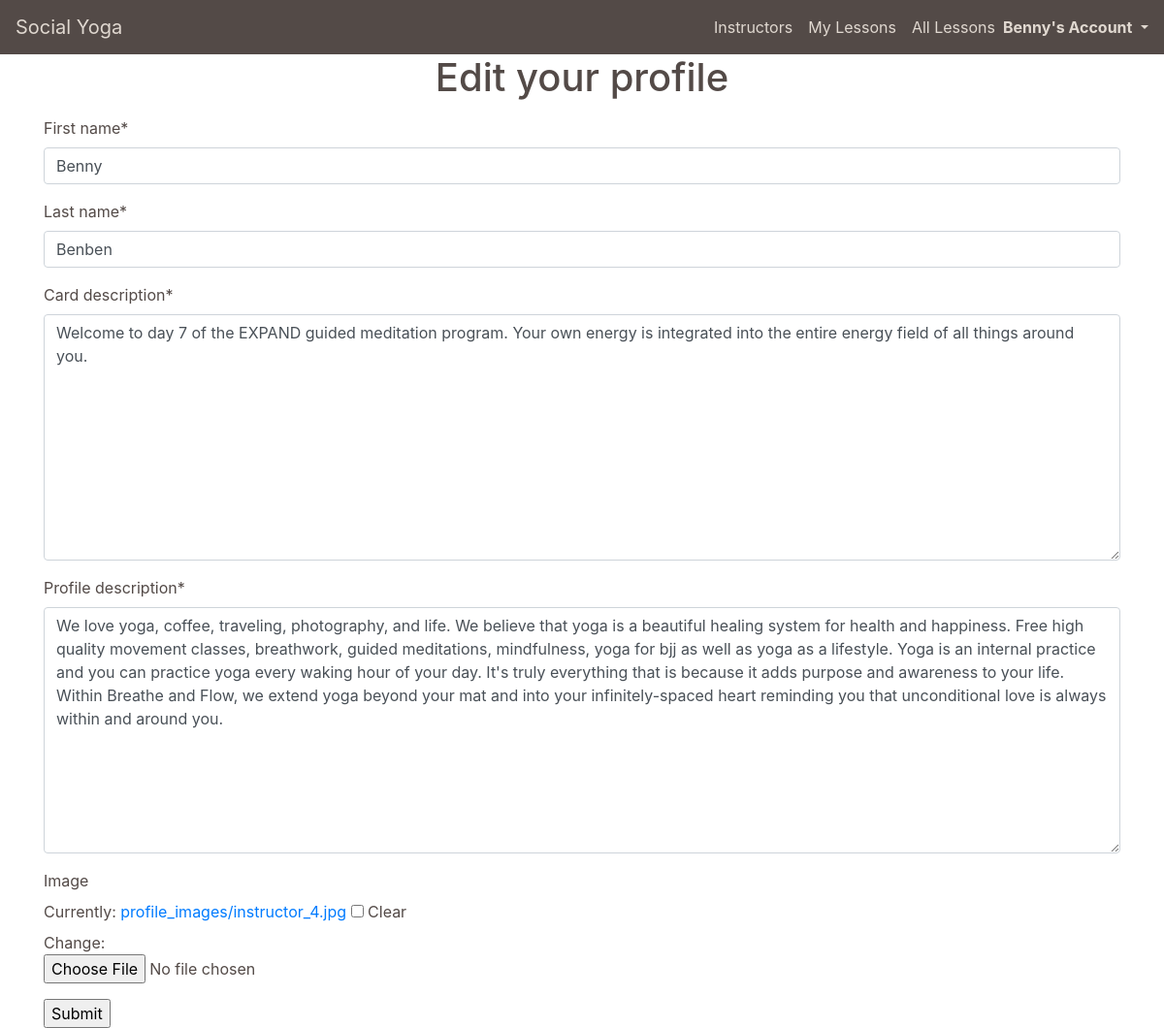
The page /profiles/ (signed in) on the database as committed earlier.
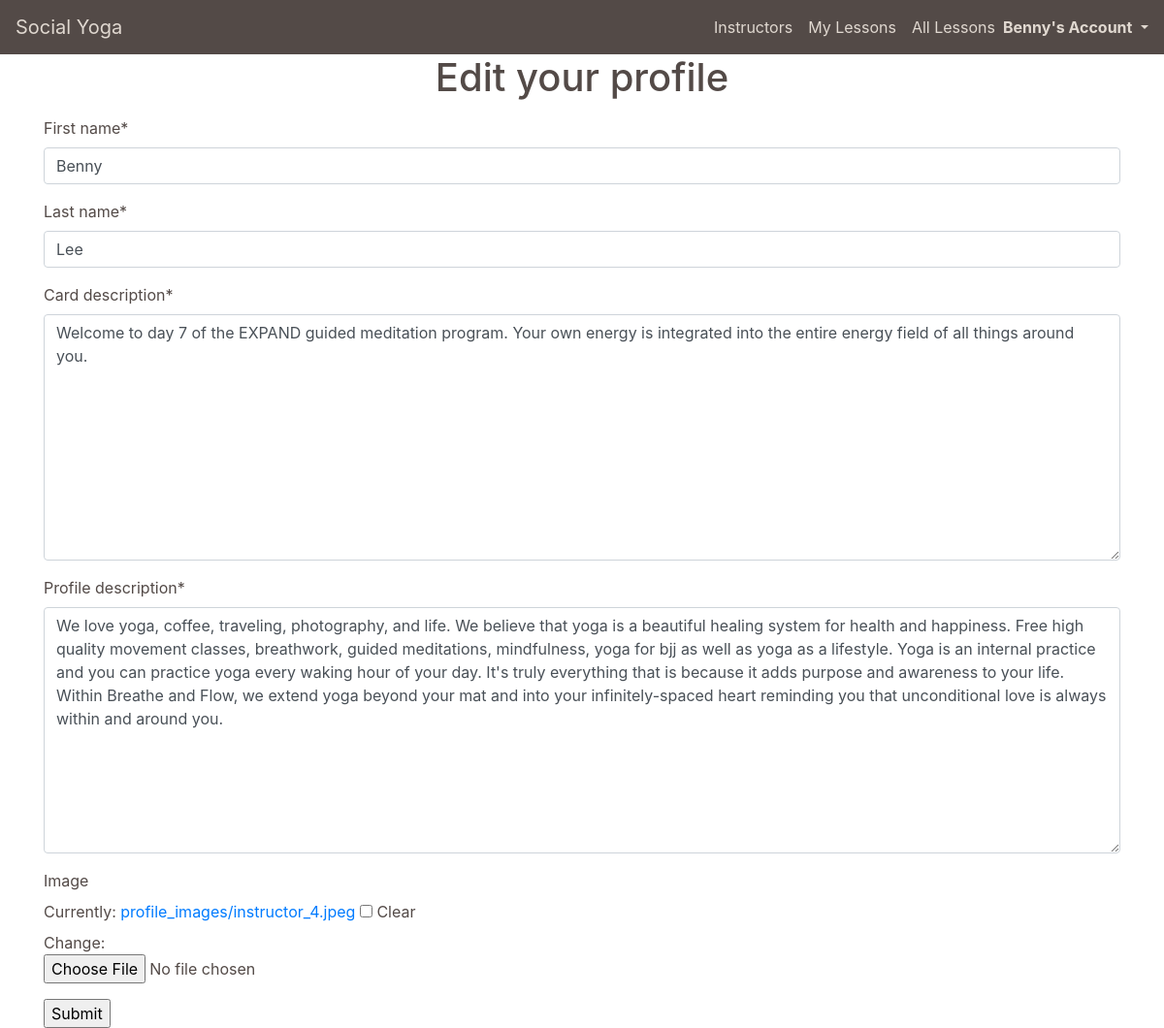
The same page on the database as committed later.
### profiles/models.py (models this page shows, shortened)
class UserProfile(models.Model):
    user = models.OneToOneField(User, on_delete=models.CASCADE)
    first_name = models.CharField(max_length=50, null=False, blank=False)
    last_name = models.CharField(max_length=50, null=False, blank=False)
    is_instructor = models.BooleanField(default=False)
    card_description = models.TextField(max_length=512)
    profile_description = models.TextField()
    image = ResizedImageField(size=[600, 600], quality=75, crop=['middle', 'center'], force_format='JPEG', null=True, blank=True, upload_to='profile_images/')
    rating = models.DecimalField(max_digits=5, decimal_places=0, null=True, blank=True)

### profiles/views.py (the view)
# urls.py: path('', views.profile, name='profile'),
def profile(request):
    profile = get_object_or_404(UserProfile, user=request.user)
    if request.method == 'POST':
        form = ProfileForm(request.POST, request.FILES, instance=profile)
        if form.is_valid():
            form.save()
        return redirect('profile')
    else:
        form = ProfileForm(instance=profile)
        context = {
            'profile': profile,
            'form': form,
        }
        return render(request, 'profiles/profile.html', context)

### profiles/forms.py
class ProfileForm(forms.ModelForm):
    class Meta:
        model = UserProfile
        fields = '__all__'
        widgets = {
                   'user': forms.HiddenInput,
                   'is_instructor': forms.HiddenInput,
                   'rating': forms.HiddenInput,
                  }
    def __init__(self, *args, **kwargs):
        super(ProfileForm, self).__init__(*args, **kwargs)
        self.fields['user'].disabled = True
        self.fields['is_instructor'].disabled = True
        self.fields['rating'].disabled = True

### profiles/templates/profiles/profile.html (shortened to what this page needs)
{% extends "base.html" %}
{% load static %}
{% block page_header %}
    <div class="container header-container">
        <div class="row">
            <div class="col">
                <h1 class="text-center mb-3">Edit your profile</h1>
            </div>
        </div>
    </div>
{% endblock %}
{% block content %}
    <div class="container page-contents">
        <div class="row">
            <div class="col-12">
                <form method="POST" action="{% url 'profile' %}" class="form" enctype="multipart/form-data">
                    {{ form|crispy }}
                    <input type="submit" value="Submit">
                </form>
            </div>
        </div>
    </div>
{% endblock %}

Rows that differ between the two databases and show on the page:
changed UserProfile "Benny": last_name "Benben" → "Lee"
Other text that changed with them:
text no longer shown: "First name * Last name * Card description * Profile description * Image Currently: profile_images/instructor_4.jpg Clear Change:"
text now shown: "First name * Last name * Card description * Profile description * Image Currently: profile_images/instructor_4.jpeg Clear Change:"
